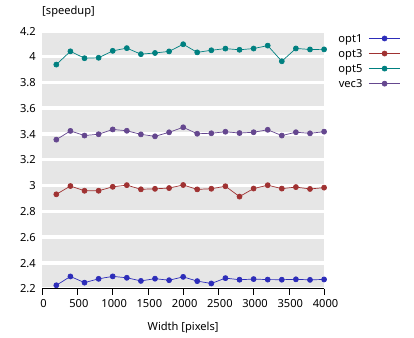

gnuplot code for this plot:
# gnuplot speedup.plt 
set terminal pdf enhanced color size 4.14in,3.38in font ",12"
set output "speedup.pdf"

load "common.plt"
array impls = ["ref", "opt1", "opt3", "opt5", "vec3"]
array bench_types = ["size", "all", "box", "cone", "octahedron", "sphere", "torus"]

set tmargin 2


# set offsets 0, 0, graph 0.3, graph 0
set key left

set label "[speedup]" at graph 0, graph 1.08

do for [i=1:|bench_types|] {
    datafile = "-".bench_types[i].".dat"

    firstrow = system('head -1 '.impls[1].datafile)
    set xlabel word(firstrow, 1)

    set table $reference
    plot impls[1].datafile using 3 with table
    unset table


    plot for [j=2:|impls|] impls[j].datafile using 1:($reference[$0]/column(3)) with linespoints linestyle j title impls[j]
}

# vim:set ft=gnuplot:
